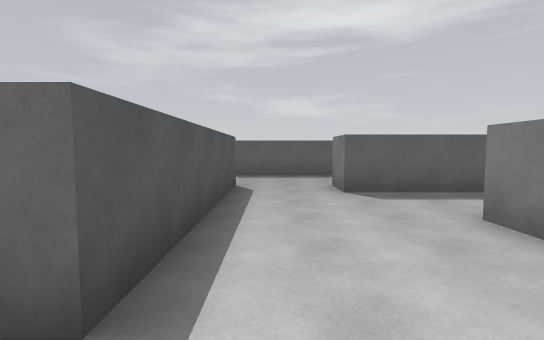
[1] (above)

20 first-person views from a walk through a 3-D level made in the Unity game engine. The camera is 1.5 m above the floor, tilts 4° down and sees 85° across. The floor is counted in squares, 2 m on a side. Each view is taken from the middle of a square. On the plan, view 1 faces up. The plan holds only what a view shows up to about 10 squares ahead; the rest is blank. The player is left out.

[2]
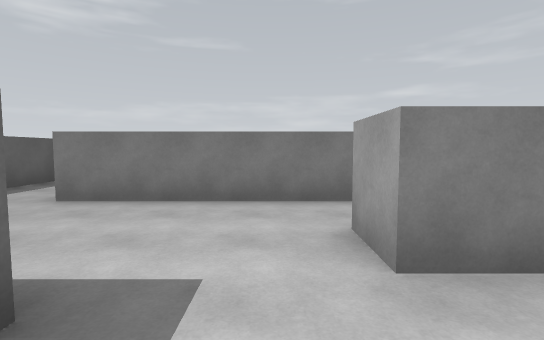

[3]
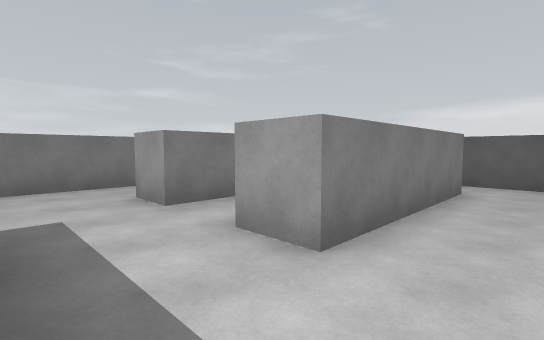

[4]
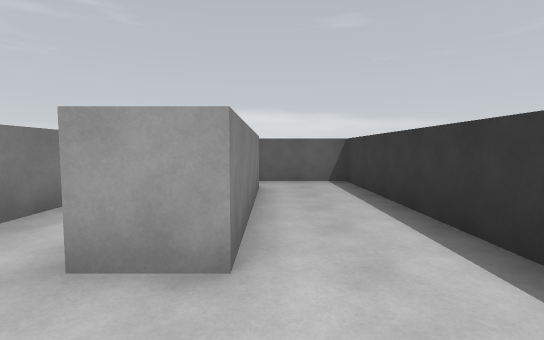

[5]
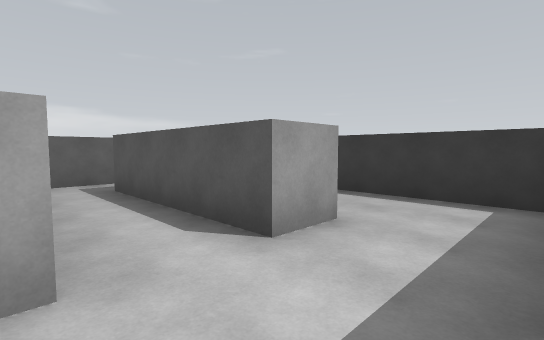

[6]
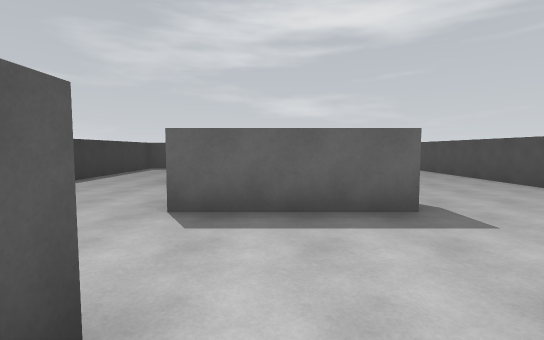

[7]
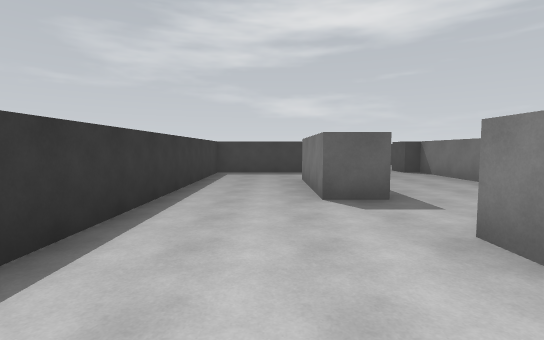

[8]
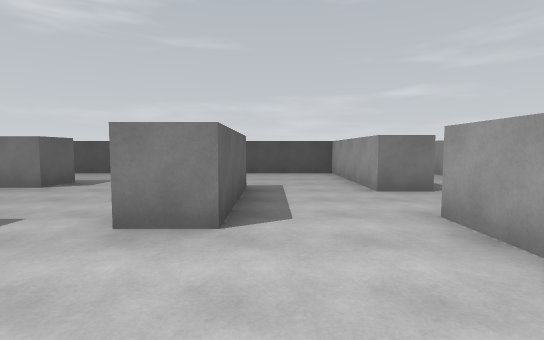

[9]
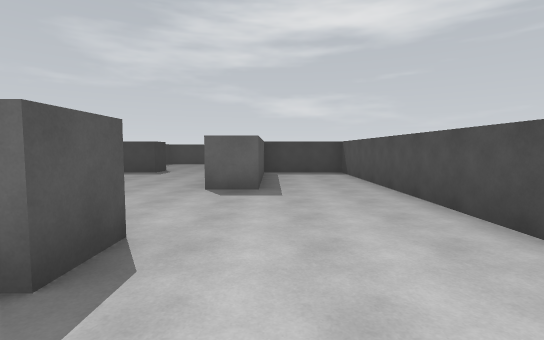

[10]
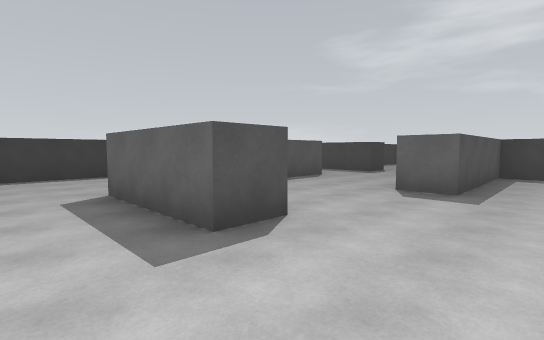

[11]
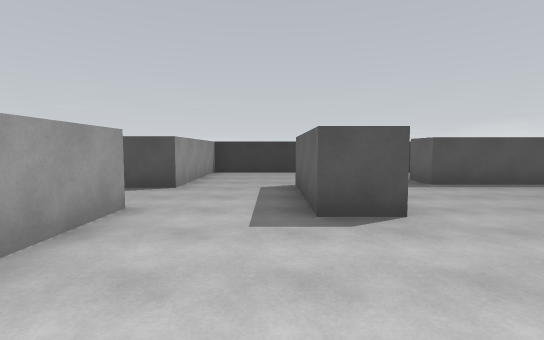

[12]
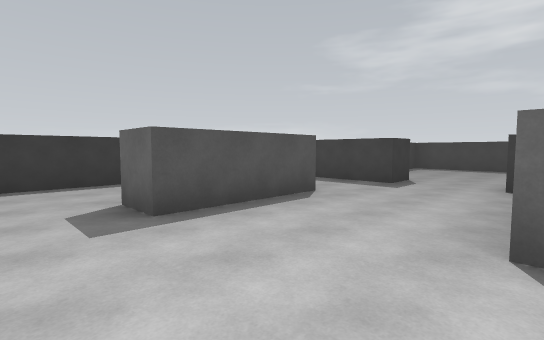

[13]
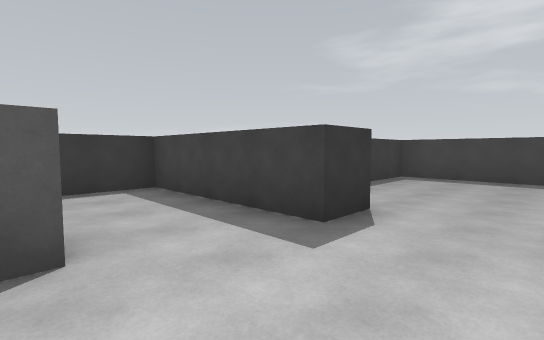

[14]
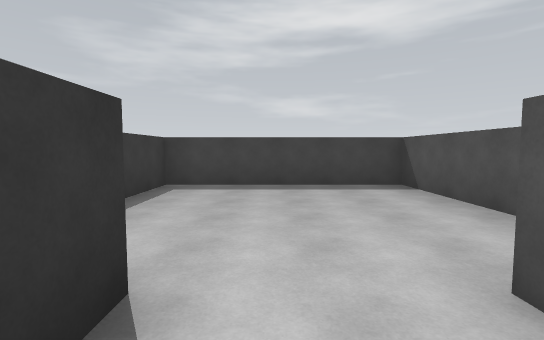

[15]
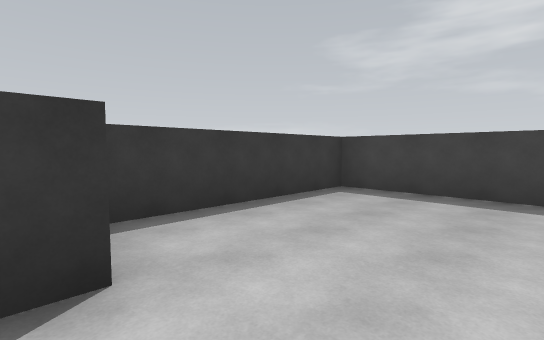

[16]
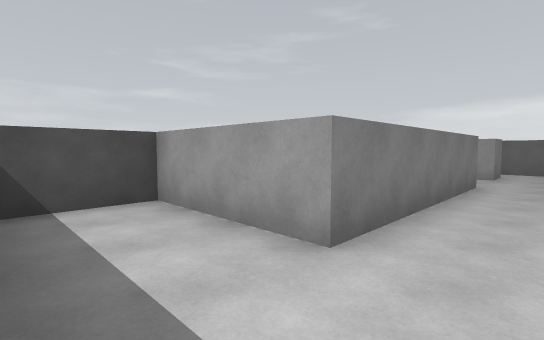

[17]
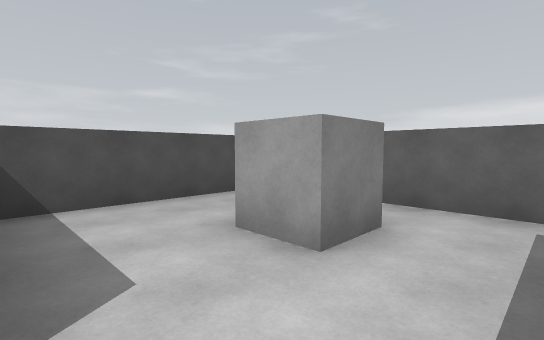

[18]
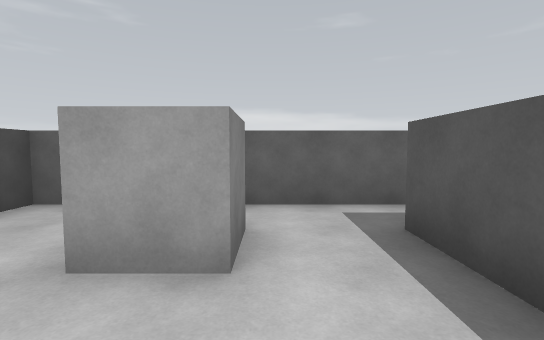

[19]
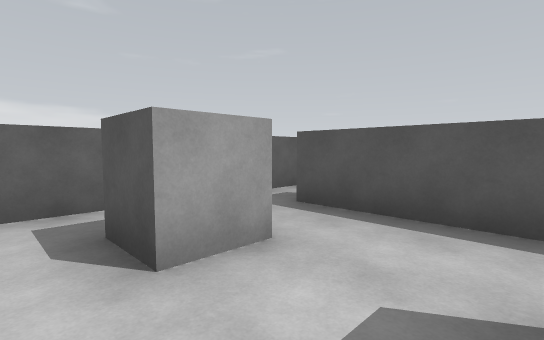

[20]
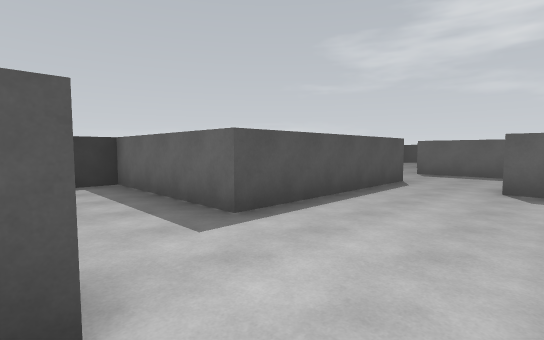

### Floor plan
Ten units are one square. View 1 is at (0, 0); x grows to the right and y downward. Boxes are objects, and circles mark ways between rooms. Rooms are numbered by the first view taken in them; rooms with no view inside come last. Other rooms are left out.
<svg viewBox="-52 -228 109 293">
<path fill="none" stroke="#000" d="M22 4 22 -31 52 -31 52 -51 13 -51 13 -61M-18 8 -18 48M-7 -61 -7 -11M-3 29 -3 8 7 8M-15 60 -5 60M-28 48 -28 8 -18 8M-7 -11 -47 -11 -47 60 -15 60M18 -96 18 -85 -12 -85 -12 -95M-12 -145 -12 -114 -22 -114 -22 -144M-7 -176 -7 -165 -47 -165 -47 -61 -7 -61M13 -61 52 -61 52 -165 28 -165 28 -125 18 -125 18 -165 13 -165 13 -175M22 19 22 4M22 49 22 37 32 37 32 48M7 8 7 48M-5 60 52 60 52 21M28 -192 28 -223 -22 -223 -22 -179"/>
<circle cx="-20" cy="-5" r="3" fill="#2a7"/>
<circle cx="-20" cy="50" r="3" fill="#2a7"/>
<circle cx="5" cy="-60" r="3" fill="#2a7"/>
<circle cx="0" cy="50" r="3" fill="#2a7"/>
<circle cx="15" cy="10" r="3" fill="#2a7"/>
<circle cx="5" cy="-170" r="3" fill="#2a7"/>
<text x="10" y="-20">1</text>
<text x="-30" y="20">2</text>
<text x="10" y="-120">3</text>
<text x="30" y="30">4</text>
<text x="0" y="-200">5</text>
</svg>
Room 1 opens to room 2. Room 1 opens to room 3. Room 1 opens to room 4. Room 3 opens to room 5.

Where each view was taken, in squares from view 1:
view 1: 0 up, 0 right, facing up
view 2: 0 up, 2 left, facing right
view 3: 1 up, 4 left, facing down-right
view 4: 1 up, 3 left, facing down
view 5: 1 up, 0 right, facing down-left
view 6: 5 up, 0 right, facing up
view 7: 7 up, 3 left, facing up
view 8: 8 up, 4 left, facing right
view 9: 7 up, 3 right, facing up
view 10: 7 up, 4 right, facing up-left
view 11: 8 up, 5 right, facing left
view 12: 10 up, 2 right, facing up-left
view 13: 14 up, 1 right, facing up-left
view 14: 16 up, 0 right, facing up
view 15: 17 up, 1 right, facing up-left
view 16: 5 up, 1 right, facing down-right
view 17: 2 down, 1 right, facing down-right
view 18: 2 down, 2 right, facing down
view 19: 2 down, 4 right, facing down-left
view 20: 1 down, 2 right, facing up-left
